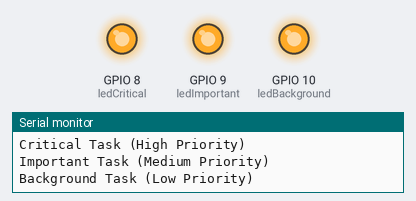
The program below on a simulated Seeed XIAO ESP32-C3. Shown: output pins drawn as LEDs (lit = HIGH), the last lines printed to the serial monitor.

Above: at 0.2 s.
At 1.7 s:
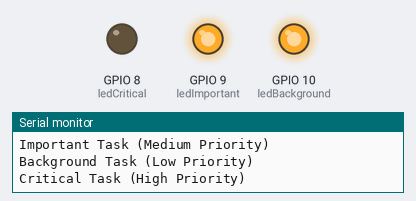
At 3.2 s:
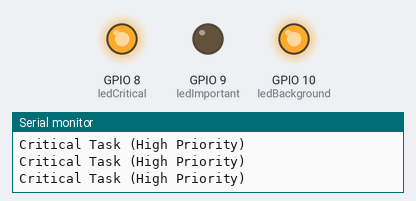
At 5.7 s:
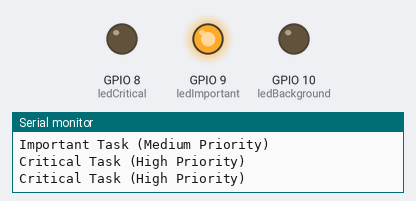
At 8.2 s:
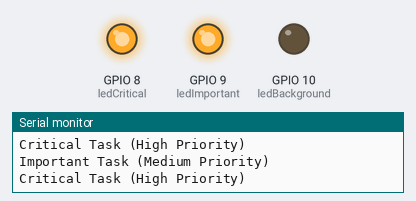
At 11.7 s:
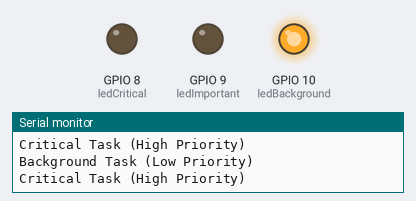
Timing chart, 0 to 13.0 s (numbered marks = the images above):
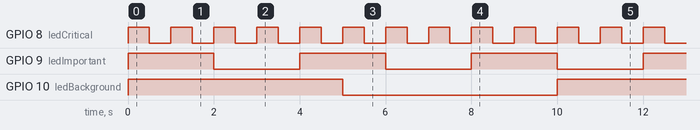

Measured:
- by itself, GPIO 8 (ledCritical): alternates HIGH for 0.50 s and LOW for 0.50 s
- by itself, GPIO 9 (ledImportant): alternates HIGH for 2.0 s and LOW for 2.0 s
- by itself, GPIO 10 (ledBackground): alternates HIGH for 5.0 s and LOW for 5.0 s

The program:

main.cpp
```cpp
/*
        _          _ ______ _____ _____
       (_)        | |  ____|  __ \_   _|
  _ __  ___  _____| | |__  | |  | || |
 | '_ \| \ \/ / _ \ |  __| | |  | || |
 | |_) | |>  <  __/ | |____| |__| || |_
 | .__/|_/_/\_\___|_|______|_____/_____|
 | |
 |_|

https://links.pixeledi.eu
FreeRTOS | 01.2025

*/
#include <Arduino.h>
const byte ledCritical = D8;    // Hohe Priorität (kritische Warnung)
const byte ledImportant = D9;   // Mittlere Priorität
const byte ledBackground = D10; // Niedrige Priorität

void taskCritical(void *pvParameters) {
  while (1) {
    Serial.println("Critical Task (High Priority)");
    digitalWrite(ledCritical, HIGH);
    vTaskDelay(500);
    digitalWrite(ledCritical, LOW);
    vTaskDelay(500);
  }
}
void taskImportant(void *pvParameters) {
  while (1) {
    Serial.println("Important Task (Medium Priority)");
    digitalWrite(ledImportant, HIGH);
    vTaskDelay(2000);
    digitalWrite(ledImportant, LOW);
    vTaskDelay(2000);
  }
}
void taskBackground(void *pvParameters) {
  while (1) {
    Serial.println("Background Task (Low Priority)");
    digitalWrite(ledBackground, HIGH);
    vTaskDelay(5000);
    digitalWrite(ledBackground, LOW);
    vTaskDelay(5000);
  }
}
void setup() {
  Serial.begin(115200);
  pinMode(ledCritical, OUTPUT);
  pinMode(ledImportant, OUTPUT);
  pinMode(ledBackground, OUTPUT);
  // Task-Erstellung mit unterschiedlichen Prioritäten
  xTaskCreate(taskCritical, "Critical Task", 1000, NULL, 3,
              NULL); // Höchste Prio
  xTaskCreate(taskImportant, "Important Task", 1000, NULL, 2,
              NULL); // Mittlere Prio
  xTaskCreate(taskBackground, "Background Task", 1000, NULL, 1,
              NULL); // Niedrigste Prio
}

void loop() {
  // Der Loop bleibt leer, da FreeRTOS alle Tasks verwaltet
}
```
